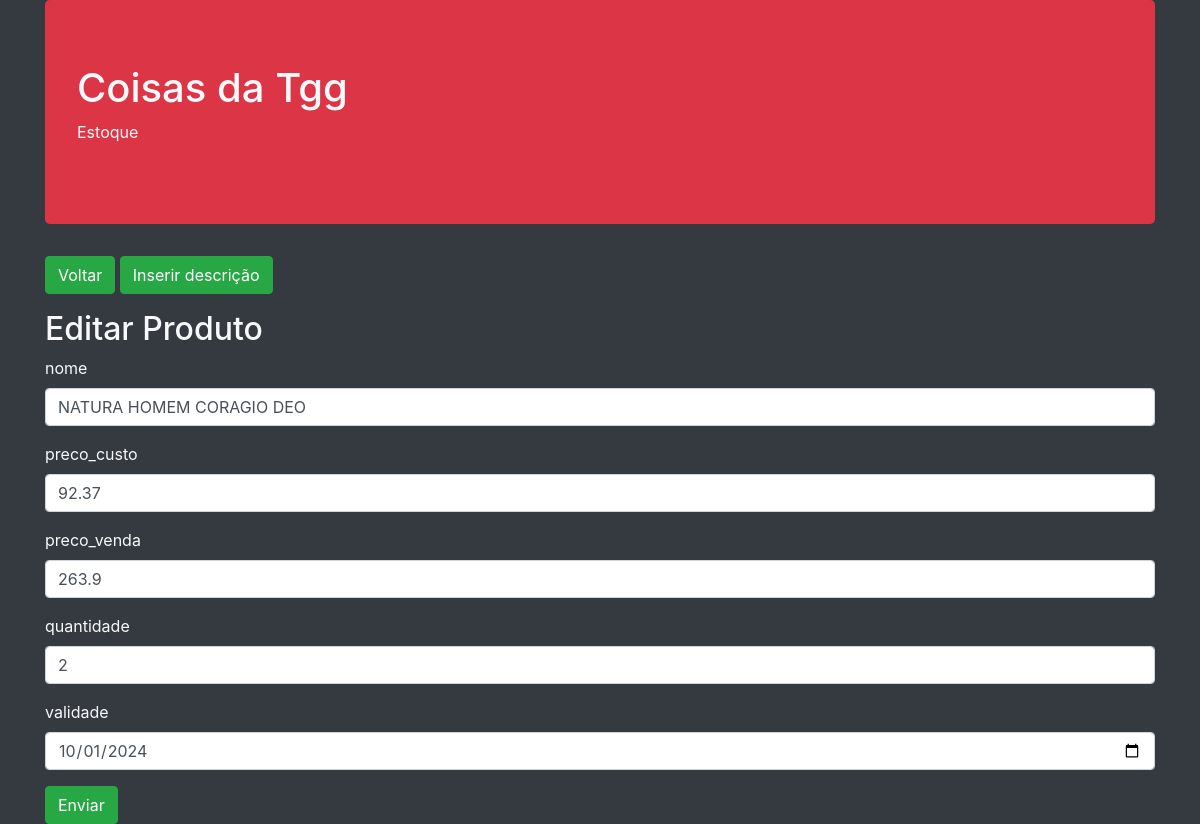
/editarbarcode.php?barcode=7908016675065, run on the app's committed database.
### tables this page shows
CREATE TABLE `estoque` (
  `id` int(155) NOT NULL,
  `nome` varchar(64) NOT NULL,
  `preco_custo` double NOT NULL,
  `preco_venda` double NOT NULL,
  `quantidade` int(155) NOT NULL,
  `validade` date NOT NULL,
  `codigobarras` varchar(128) NOT NULL
);

### editarbarcode.php (called while the page is built, shortened)
<?php
 try{
	$obProduto = Produto::findbarcode($_GET['barcode']);
 }
 catch (Exception $e)
 {
	Transaction::rollback();
 	print $e->getMessage();
 }
include __DIR__.'/includes/header.php';
include __DIR__.'/includes/formulario.php';
include __DIR__.'/includes/footer.php';

### app/Entity/Produto.php (called while the page is built, shortened)
<?php
class Produto{
	private static $conn;
	private $data;
	function __get($prop){
		return $this->data[$prop];
	}
	function __set($prop, $value){
		$this->data[$prop] = $value;
	}
	public static function setConnection (PDO $conn){
		self::$conn = $conn;
	}
	public static function findbarcode($barcode){
		$sql = "SELECT * FROM estoque where codigobarras = '$barcode' ";
		$result = self::$conn->query($sql);
		return $result->fetchObject(__CLASS__);
	}
}
 ?>

### includes/formulario.php (the view)
<main>
	<section>
		<a href="index.php">
		<button class="btn btn-success"> Voltar </button>
		</a>
		<?php
		$url = "descricao.php?id=$obProduto->id";
		echo "<a href='$url'><button class='btn btn-success'> Inserir descrição </button></a>";
		?>
	</section>
	<h2 class="mt-3"> <?=TITLE?> </h2>
	<form method="post">
		<div class="form-group">
			<label>nome</label>
			<input type="text" class="form-control" name="nome" value="<?=$obProduto->nome?>">
		</div>
		<div class="form-group">
			<label>preco_custo</label>
			<input class="form-control" name="preco_custo" rows="5" value="<?=$obProduto->preco_custo?>"></input>
		</div>
		<div class="form-group">
			<label>preco_venda</label>
			<input class="form-control" name="preco_venda" rows="5" value="<?=$obProduto->preco_venda?>"></input>
		</div>
		<div class="form-group">
			<label>quantidade</label>
			<input class="form-control" name="quantidade" rows="5" value="<?=$obProduto->quantidade?>" type="number" ></input>
		</div>
		<div class="form-group">
			<label>validade</label>
			<input class="form-control" name="validade" rows="5" value="<?=$obProduto->validade?>" type = "date" ></input>
		</div>
		<div class="mt-3"  >
			<button type="submit"  class="btn btn-success">Enviar</button>
		</div>
	</form>
</main>

### data on the page
estoque: nome "NATURA HOMEM CORAGIO DEO", preco_custo "92.37", preco_venda "263.9", quantidade "2", validade "10/01/2024"

### other printed values
TITLE "Editar Produto"
